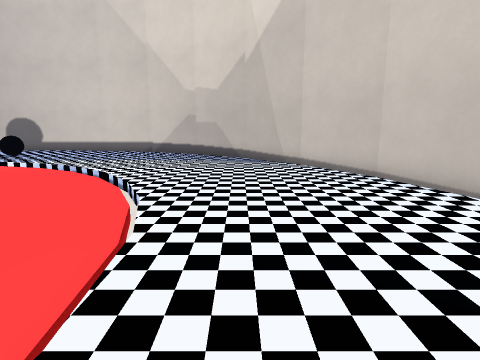
[1] (above)

18 first-person views from a walk through a Godot game level. The camera is 1.3 m above the floor, tilts 10° down and sees 80° across. The floor is counted in squares, 1 m on a side. Each view is taken from the middle of a square. On the plan, view 1 faces up. The plan holds only what a view shows up to about 13 squares ahead; the rest is blank. Some surface patterns are stand-ins.

[2]
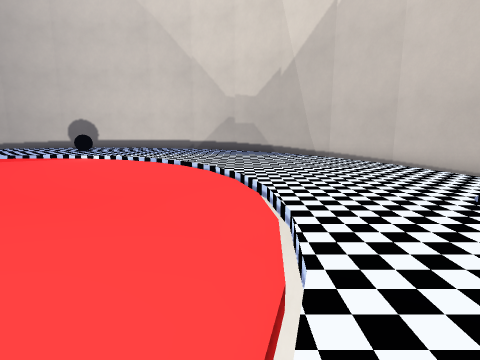

[3]
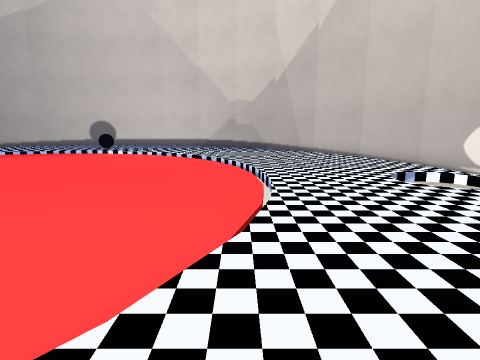

[4]
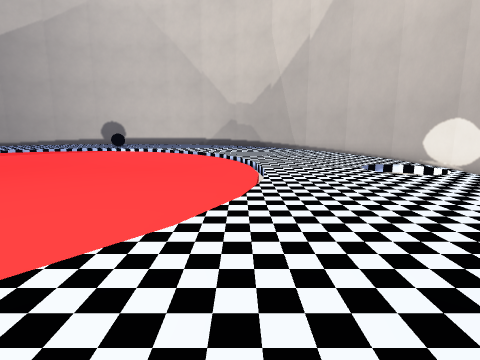

[5]
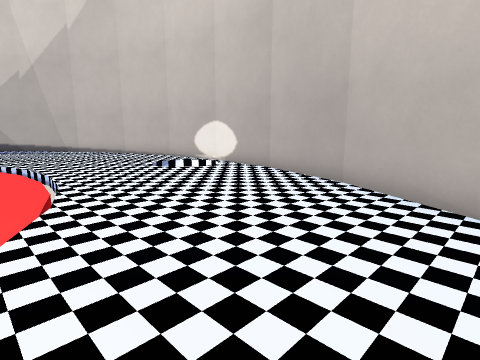

[6]
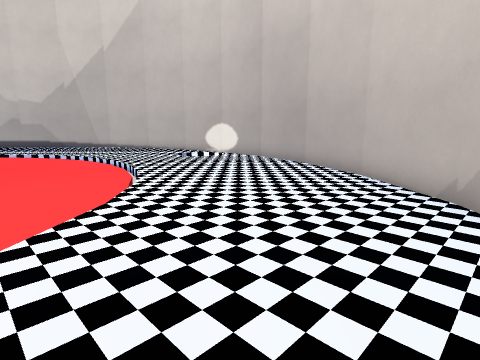

[7]
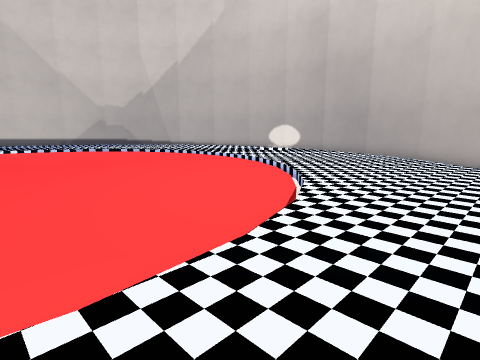

[8]
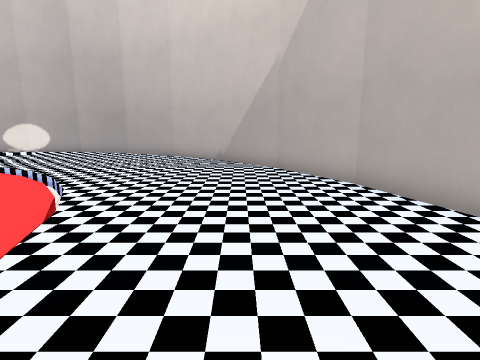

[9]
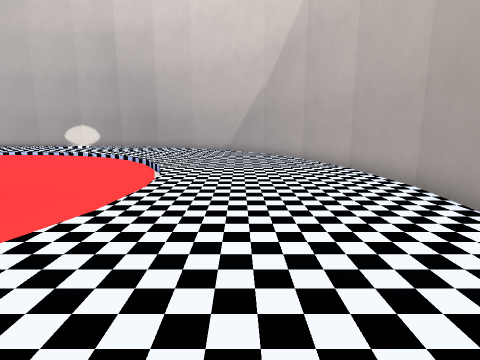

[10]
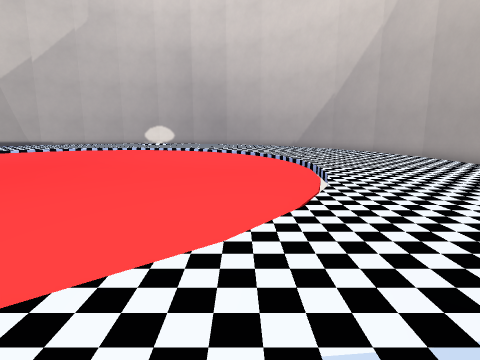

[11]
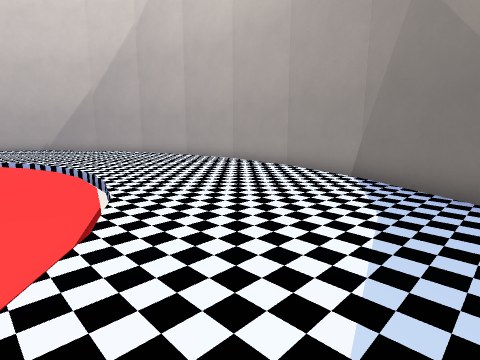

[12]
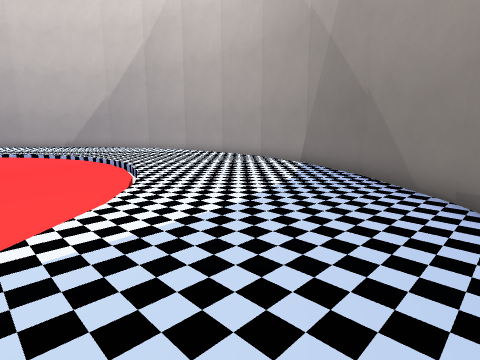

[13]
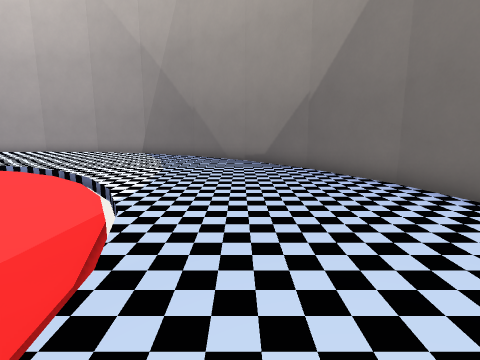

[14]
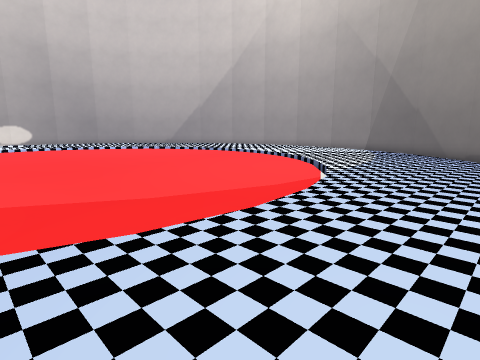

[15]
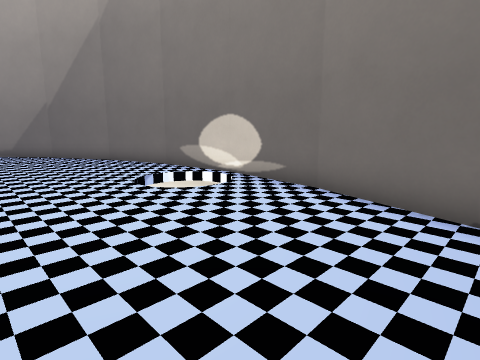

[16]
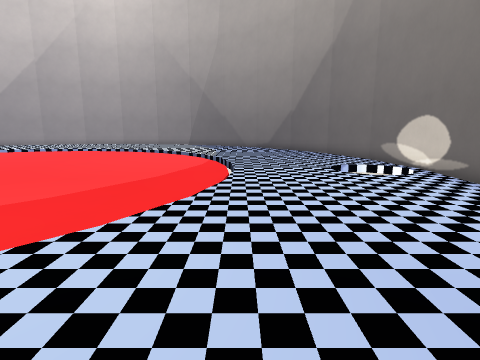

[17]
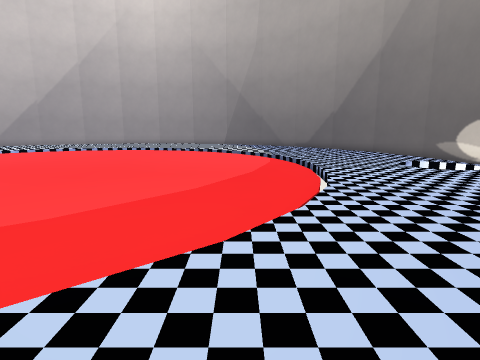

[18]
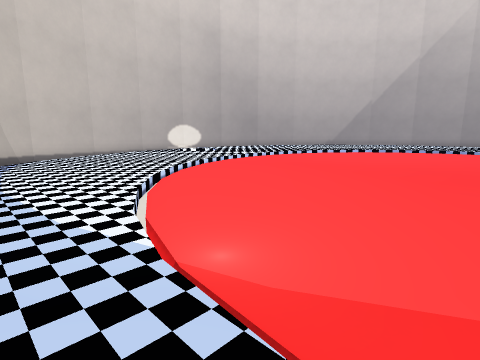

### Floor plan
Key: @ floor where view 1 was taken; # wall or solid block; . main floor; - floor 0.25 m lower than the main floor; / step, stairs or slope; v drop or lower ground.
Columns run from 28 left of view 1 to 5 right of it. Each row starts with its distance up from view 1.
 13                 . ...........#
 12          .       ............##
 11       . ...     ----//........##
 10      ......v    -----/v........#
  9     ......---   --------.......##
  8  #.......-----  ---------.......#
  7 ##......v------ ---------v......##
  6 #......//------ ---------//......#
  5 #....../------------------/......#
  4 #......--------------------......#
  3 #......--------------------......#
  2 #v v...--------------------.... v#
  1 #v ....--------------------....  #
  0 #......--------------------.@....#
 -1 #......--------------------......#
 -2 #....../------------------/......#
 -3 #......//----------------//......#
 -4 ##......v----------------v......##
 -5  #.......----------------.......#
 -6  ##.......--------------.......##
 -7   #........v/--------/v........#
 -8   ##........//------//........##
 -9    ##........................##
-10     #........................#
-11     ###....................###
-12       ##..................##
-13        ###..............###
-14          ###..........###
-15            ############

Where each view was taken, in squares from view 1:
view 1: 0 up, 0 right, facing up
view 2: 3 down, 2 left, facing up
view 3: 6 down, 2 left, facing up
view 4: 8 down, 2 left, facing up
view 5: 8 down, 3 left, facing up-right
view 6: 11 down, 6 left, facing up-right
view 7: 11 down, 12 left, facing up-right
view 8: 11 down, 12 left, facing right
view 9: 11 down, 18 left, facing right
view 10: 6 down, 22 left, facing right
view 11: 6 down, 21 left, facing down-right
view 12: 4 down, 24 left, facing down-right
view 13: 2 up, 23 left, facing down
view 14: 5 up, 25 left, facing down-right
view 15: 8 up, 22 left, facing down-left
view 16: 11 up, 22 left, facing down
view 17: 12 up, 19 left, facing down
view 18: 13 up, 12 left, facing down-right
